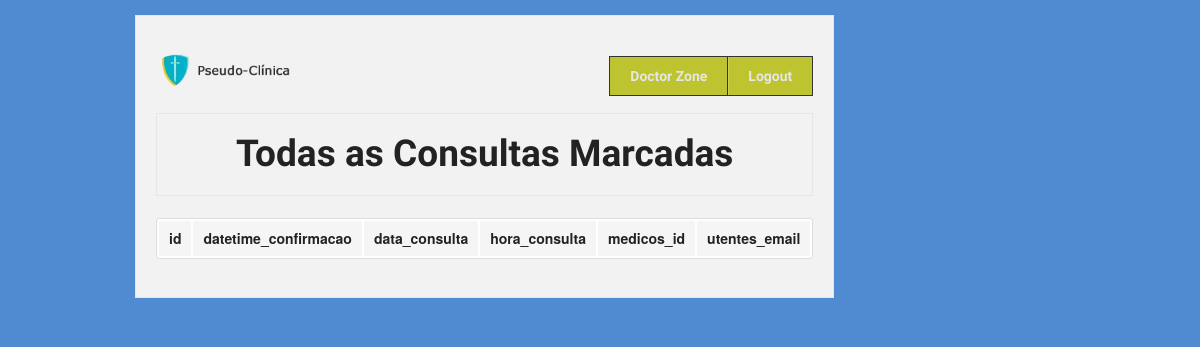
Page /Project_Clinica/medico/todas_consultas_marcadas.php (signed in) on the earlier database version.
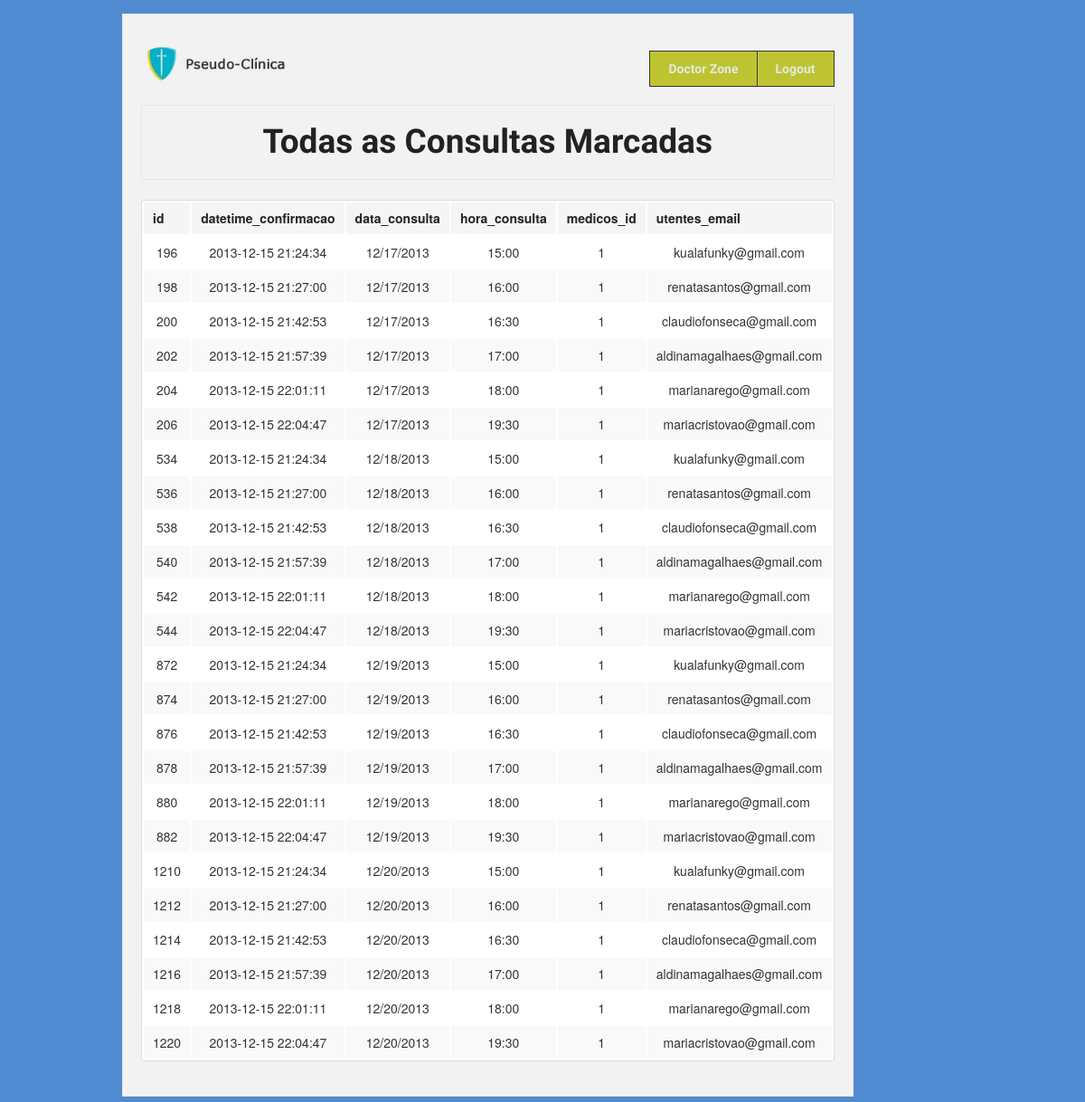
Same page on the later database version.
### tables this page shows
CREATE TABLE `consultas_marcadas` (
  `id` int(11) unsigned NOT NULL AUTO_INCREMENT,
  `datetime_confirmacao` datetime NOT NULL,
  `data_consulta` varchar(10) NOT NULL,
  `hora_consulta` varchar(10) NOT NULL,
  `medicos_id` int(10) unsigned NOT NULL,
  `utentes_email` varchar(255) NOT NULL,
  PRIMARY KEY (`id`),
  KEY `fk_consultas_com_marcacao_confirmada_a_realizar_medicos1_idx` (`medicos_id`),
  KEY `fk_consultas_com_marcacao_confirmada_a_realizar_utentes1_idx` (`utentes_email`),
  CONSTRAINT `fk_consultas_com_marcacao_confirmada_a_realizar_medicos1` FOREIGN KEY (`medicos_id`) REFERENCES `medicos` (`id`) ON DELETE CASCADE ON UPDATE CASCADE,
  CONSTRAINT `fk_consultas_com_marcacao_confirmada_a_realizar_utentes1` FOREIGN KEY (`utentes_email`) REFERENCES `utentes` (`email`) ON DELETE CASCADE ON UPDATE CASCADE
);

### Project_Clinica/medico/todas_consultas_marcadas.php (the view, shortened to what this page needs)
<?php require '../MODEL/databaseConnection.php'; ?>
<!DOCTYPE html>
 <html class="no-js" lang="en">
<head>
  <link rel="stylesheet" href="../stylesheets/foundation.css">
  <link rel="stylesheet" href="../stylesheets/app.css">
</head>
<body style="background: #508AD1;" >
  <div class="row">
    <div style="width:auto;" class="twelve columns">
      <div class="panel">
      <div class="row">
        <div class="three columns">
          <h1><a href="index.php"><img src="../images/banners_logos/logo.png" /></a></h1>
        </div>
        <div style="text-align: center;" class="nine columns">
          <ul class="nav-bar right">
            <li style="background-color: rgb(190, 196, 48);"><a style="font-weight: bold;" href="index.php">Doctor Zone</a></li>
            <li style="background-color: rgb(190, 196, 48);"><a style="font-weight: bold;" href="logout.php">Logout</a></li>
          </ul>
        </div>
       </div>
       <div class="row">
        <div class="twelve columns">
          <div class="panel">
            <h2 style="text-align: center;">Todas as Consultas Marcadas</h2>
          </div>
        </div>
      </div>
      <div class="row">
        <div style="text-align: center;" class="eight columns center">
              <table class="twelve">
  <thead>
    <tr>
        <?php
            $sql = 'DESCRIBE consultas_marcadas';
          ?>
          <?php if ($result_set = $connection->query($sql)): ?>
            <?php foreach ($result_set as $coluna): ?>
              <th><?php echo $coluna[0]; ?></th>
            <?php endforeach ?>
          <?php endif ?>
          </tr>
        </thead>
  <tbody>
          <?php
        $sql = "SELECT *
                  FROM consultas_marcadas
                  WHERE medicos_id = (SELECT medicos_administracao_de_consultas.medicos_id
                                    FROM medicos_administracao_de_consultas
                                    WHERE medicos_administracao_de_consultas.username = '". $_SESSION['username'] . "')
                  ORDER BY str_to_date(data_consulta, '%m/%d/%Y') ASC, hora_consulta ASC";
            ?>
        <?php if ($result_set = $connection->query($sql)): ?>
          <?php foreach ($result_set as $coluna): ?>
                <tr>
                  <td style="text-align: center; vertical-align: middle;"><?php echo $coluna[0]; ?></td>
                  <td style="text-align: center; vertical-align: middle;"><?php echo $coluna[1]; ?></td>
                  <td style="text-align: center; vertical-align: middle;"><?php echo $coluna[2]; ?></td>
                  <td style="text-align: center; vertical-align: middle;"><?php echo $coluna[3]; ?></td>
                  <td style="text-align: center; vertical-align: middle;"><?php echo $coluna[4]; ?></td>
                  <td style="text-align: center; vertical-align: middle;"><?php echo $coluna[5]; ?></td>
                </tr>
          <?php endforeach ?>
        <?php endif ?>
  </tbody>
</table>
          </div>
        </div>
      </div>
    </div>
</div>
</body>
</html>

### Project_Clinica/stylesheets/app.css (style rules this page uses)
body { background: #90D66F; margin-top: 15px; }
p,h1,h2,h3,h4,h5,h6,li { font-family: 'Strait', sans-serif; }

Differences in the rows shown:
added consultas_marcadas: id "196", datetime_confirmacao "2013-12-15 21:24:34", data_consulta "12/17/2013", hora_consulta "15:00", medicos "1", utentes_email "kualafunky@gmail.com"
added consultas_marcadas: id "198", datetime_confirmacao "2013-12-15 21:27:00", data_consulta "12/17/2013", hora_consulta "16:00", medicos "1", utentes_email "renatasantos@gmail.com"
added consultas_marcadas: id "200", datetime_confirmacao "2013-12-15 21:42:53", data_consulta "12/17/2013", hora_consulta "16:30", medicos "1", utentes_email "claudiofonseca@gmail.com"
added consultas_marcadas: id "202", datetime_confirmacao "2013-12-15 21:57:39", data_consulta "12/17/2013", hora_consulta "17:00", medicos "1", utentes_email "aldinamagalhaes@gmail.com"
added consultas_marcadas: id "204", datetime_confirmacao "2013-12-15 22:01:11", data_consulta "12/17/2013", hora_consulta "18:00", medicos "1", utentes_email "marianarego@gmail.com"
added consultas_marcadas: id "206", datetime_confirmacao "2013-12-15 22:04:47", data_consulta "12/17/2013", hora_consulta "19:30", medicos "1", utentes_email "mariacristovao@gmail.com"
added consultas_marcadas: id "534", datetime_confirmacao "2013-12-15 21:24:34", data_consulta "12/18/2013", hora_consulta "15:00", medicos "1", utentes_email "kualafunky@gmail.com"
added consultas_marcadas: id "536", datetime_confirmacao "2013-12-15 21:27:00", data_consulta "12/18/2013", hora_consulta "16:00", medicos "1", utentes_email "renatasantos@gmail.com"
added consultas_marcadas: id "538", datetime_confirmacao "2013-12-15 21:42:53", data_consulta "12/18/2013", hora_consulta "16:30", medicos "1", utentes_email "claudiofonseca@gmail.com"
added consultas_marcadas: id "540", datetime_confirmacao "2013-12-15 21:57:39", data_consulta "12/18/2013", hora_consulta "17:00", medicos "1", utentes_email "aldinamagalhaes@gmail.com"
added consultas_marcadas: id "542", datetime_confirmacao "2013-12-15 22:01:11", data_consulta "12/18/2013", hora_consulta "18:00", medicos "1", utentes_email "marianarego@gmail.com"
added consultas_marcadas: id "544", datetime_confirmacao "2013-12-15 22:04:47", data_consulta "12/18/2013", hora_consulta "19:30", medicos "1", utentes_email "mariacristovao@gmail.com"
added consultas_marcadas: id "872", datetime_confirmacao "2013-12-15 21:24:34", data_consulta "12/19/2013", hora_consulta "15:00", medicos "1", utentes_email "kualafunky@gmail.com"
added consultas_marcadas: id "874", datetime_confirmacao "2013-12-15 21:27:00", data_consulta "12/19/2013", hora_consulta "16:00", medicos "1", utentes_email "renatasantos@gmail.com"
added consultas_marcadas: id "876", datetime_confirmacao "2013-12-15 21:42:53", data_consulta "12/19/2013", hora_consulta "16:30", medicos "1", utentes_email "claudiofonseca@gmail.com"
added consultas_marcadas: id "878", datetime_confirmacao "2013-12-15 21:57:39", data_consulta "12/19/2013", hora_consulta "17:00", medicos "1", utentes_email "aldinamagalhaes@gmail.com"
added consultas_marcadas: id "880", datetime_confirmacao "2013-12-15 22:01:11", data_consulta "12/19/2013", hora_consulta "18:00", medicos "1", utentes_email "marianarego@gmail.com"
added consultas_marcadas: id "882", datetime_confirmacao "2013-12-15 22:04:47", data_consulta "12/19/2013", hora_consulta "19:30", medicos "1", utentes_email "mariacristovao@gmail.com"
added consultas_marcadas: id "1210", datetime_confirmacao "2013-12-15 21:24:34", data_consulta "12/20/2013", hora_consulta "15:00", medicos "1", utentes_email "kualafunky@gmail.com"
added consultas_marcadas: id "1212", datetime_confirmacao "2013-12-15 21:27:00", data_consulta "12/20/2013", hora_consulta "16:00", medicos "1", utentes_email "renatasantos@gmail.com"
added consultas_marcadas: id "1214", datetime_confirmacao "2013-12-15 21:42:53", data_consulta "12/20/2013", hora_consulta "16:30", medicos "1", utentes_email "claudiofonseca@gmail.com"
added consultas_marcadas: id "1216", datetime_confirmacao "2013-12-15 21:57:39", data_consulta "12/20/2013", hora_consulta "17:00", medicos "1", utentes_email "aldinamagalhaes@gmail.com"
added consultas_marcadas: id "1218", datetime_confirmacao "2013-12-15 22:01:11", data_consulta "12/20/2013", hora_consulta "18:00", medicos "1", utentes_email "marianarego@gmail.com"
added consultas_marcadas: id "1220", datetime_confirmacao "2013-12-15 22:04:47", data_consulta "12/20/2013", hora_consulta "19:30", medicos "1", utentes_email "mariacristovao@gmail.com"
